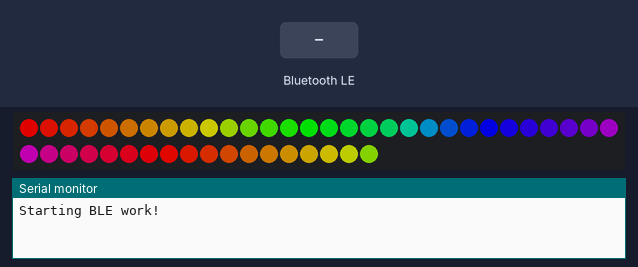
Recording of a sketch running on a simulated ESP32. Parts: 48 RGB LEDs in strip order, left to right, continuing on the next row, the last lines printed to the serial monitor. The test bench sets the inputs (shaded band). Dim RGB values are drawn brighter than linear; nothing arrives over Bluetooth unless stated; a phone connects over Bluetooth LE 3 s after start.

Above: at 0.15 s.
At 1.23 s:
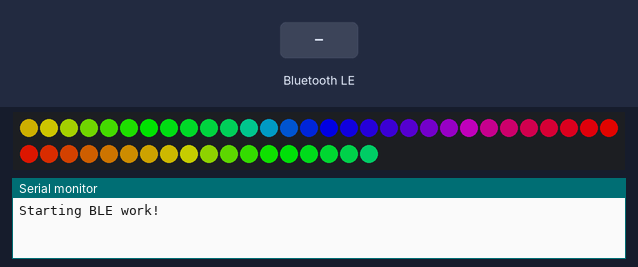
1.3 s: Bluetooth LE write "S" received
At 2.1 s:
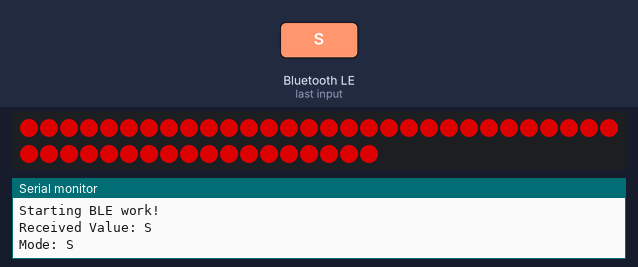
2.8 s: Bluetooth LE write "5" received
Timing chart, 0 to 5.8 s (numbered marks = the images above; inputs shaded):
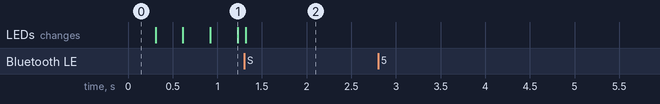

Measured:
- after the input at 1.3 s, the LEDs: change at once (image 2)

The sketch:

esp32Sketch.ino
```cpp
#include <BLEDevice.h>
#include <BLEServer.h>
#include <FastLED.h>

#define DATA_PIN    27
#define NUM_LEDS    48
#define BRIGHTNESS  255
#define LED_TYPE    WS2812B
#define COLOR_ORDER GRB
CRGB leds[NUM_LEDS];

char currentMode = 'R'; // Default to Rainbow (less current than white)
uint8_t staticHue = 0;
uint8_t rainbowHue = 0;

// BLE UUIDs for the Nordic UART Service (standard for Web Bluetooth)
#define SERVICE_UUID           "6e400001-b5a3-f393-e0a9-e50e24dcca9e"
#define CHARACTERISTIC_UUID_RX "6e400002-b5a3-f393-e0a9-e50e24dcca9e"

class MyCallbacks: public BLECharacteristicCallbacks {
    void onWrite(BLECharacteristic *pCharacteristic) {
      String value = pCharacteristic->getValue();

      if (value.length() > 0) {
        Serial.print("Received Value: ");
        Serial.println(value);

        if (value[0] == 'H') {
            currentMode = 'S';
            staticHue = value.substring(1).toInt();
            Serial.print("Mode: Static Hue, Value: ");
            Serial.println(staticHue);
        } else {
            currentMode = value[0];
            Serial.print("Mode: ");
            Serial.println(currentMode);
        }
      }
    }
};

void setup() {
  Serial.begin(115200);
  Serial.println("Starting BLE work!");

  FastLED.addLeds<WS2812, DATA_PIN, GRB>(leds, NUM_LEDS);
  FastLED.setBrightness(255);

  // Limit power draw to 5V 500mA (Safe for USB power)
  FastLED.setMaxPowerInVoltsAndMilliamps(5, 500);

  BLEDevice::init("NucleusBear");
  BLEServer *pServer = BLEDevice::createServer();
  BLEService *pService = pServer->createService(SERVICE_UUID);
  BLECharacteristic *pRxCharacteristic = pService->createCharacteristic(
                                         CHARACTERISTIC_UUID_RX,
                                         BLECharacteristic::PROPERTY_WRITE
                                       );
  pRxCharacteristic->setCallbacks(new MyCallbacks());
  pService->start();
  pServer->getAdvertising()->start();
}

void loop() {
  switch (currentMode) {
    case 'R': // Rainbow Animation
      fill_rainbow(leds, NUM_LEDS, rainbowHue, 7);
      rainbowHue++; // Increment for movement
      break;

    case 'G': fill_solid(leds, NUM_LEDS, CRGB::Green); break;
    case 'D': fill_solid(leds, NUM_LEDS, CRGB::Red); break;
    case 'W': fill_solid(leds, NUM_LEDS, CRGB::White); break;
    case 'S': // Slider/Static Mode
      // Converts the Hue value from the slider into a full color
      fill_solid(leds, NUM_LEDS, CHSV(staticHue, 255, 255));
      break;
  }

  /*
  Debug statement:
  Serial.print("LoopMode: ");
  Serial.println(currentMode);
  */

  FastLED.show();
  delay(20); // Smooth 50fps refresh rate
}
```
